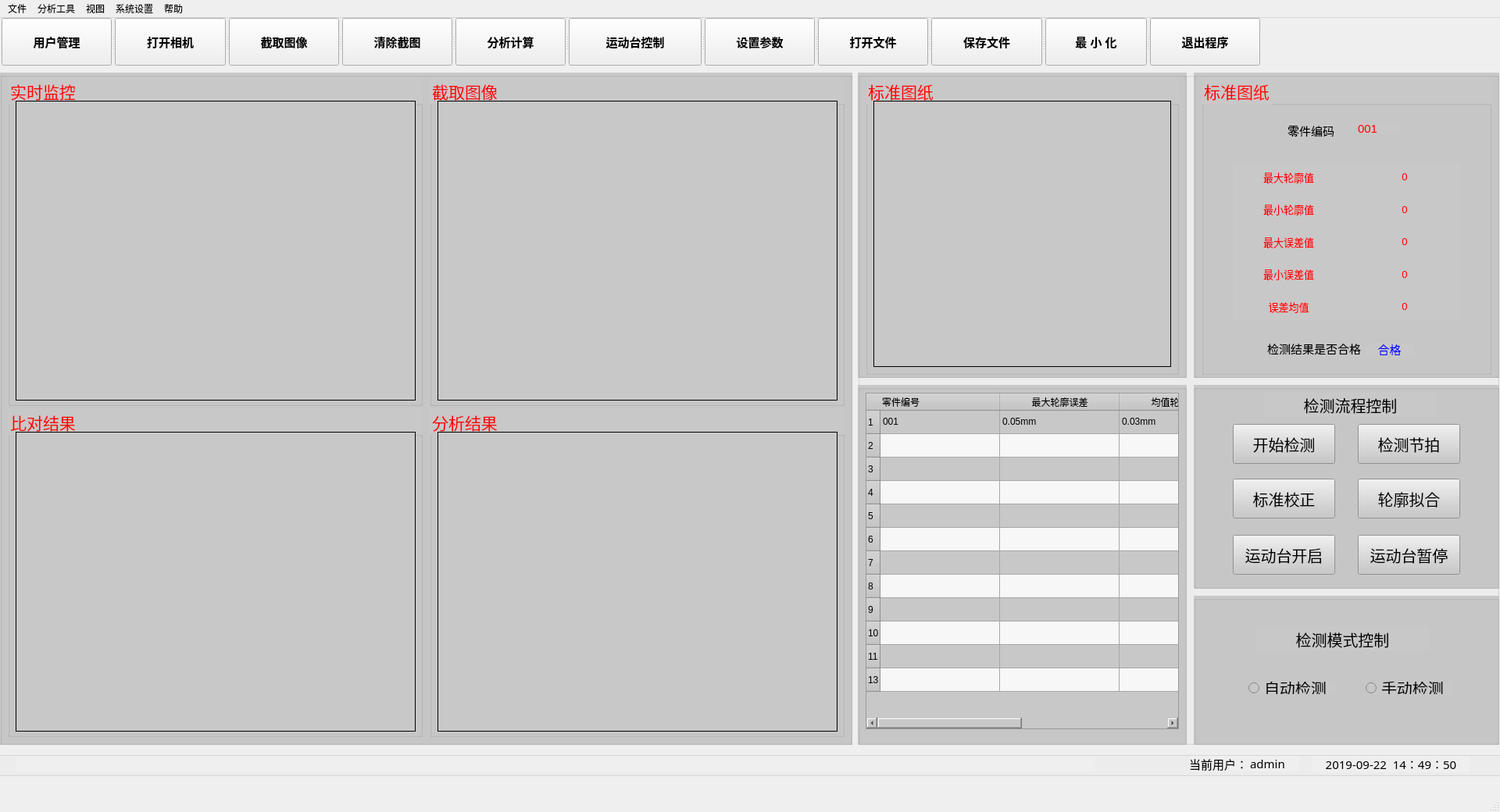
<?xml version="1.0" encoding="UTF-8"?>
<ui version="4.0">
 <class>MainWindow</class>
 <widget class="QMainWindow" name="MainWindow">
  <property name="geometry">
   <rect>
    <x>0</x>
    <y>0</y>
    <width>1920</width>
    <height>1040</height>
   </rect>
  </property>
  <property name="windowTitle">
   <string>砂轮零件几何参数视觉检测系统</string>
  </property>
  <property name="windowIcon">
   <iconset resource="ui_detection_qrc.qrc">
    <normaloff>:/my_pic/pic_data/icon/tubiao.jpg</normaloff>:/my_pic/pic_data/icon/tubiao.jpg</iconset>
  </property>
  <widget class="QWidget" name="centralwidget">
   <widget class="QGroupBox" name="groupBox">
    <property name="geometry">
     <rect>
      <x>0</x>
      <y>70</y>
      <width>1091</width>
      <height>861</height>
     </rect>
    </property>
    <property name="focusPolicy">
     <enum>Qt::NoFocus</enum>
    </property>
    <property name="styleSheet">
     <string notr="true">background-color: rgb(200, 200, 200);</string>
    </property>
    <property name="title">
     <string/>
    </property>
    <property name="alignment">
     <set>Qt::AlignLeading|Qt::AlignLeft|Qt::AlignVCenter</set>
    </property>
    <property name="flat">
     <bool>false</bool>
    </property>
    <widget class="QGroupBox" name="groupBox_7">
     <property name="geometry">
      <rect>
       <x>10</x>
       <y>430</y>
       <width>531</width>
       <height>421</height>
      </rect>
     </property>
     <property name="font">
      <font>
       <family>Adobe 黑体 Std R</family>
       <pointsize>16</pointsize>
       <weight>50</weight>
       <italic>false</italic>
       <bold>false</bold>
       <underline>false</underline>
       <strikeout>false</strikeout>
       <stylestrategy>PreferDefault</stylestrategy>
       <kerning>false</kerning>
      </font>
     </property>
     <property name="styleSheet">
      <string notr="true">color: rgb(255, 0, 0);</string>
     </property>
     <property name="title">
      <string>比对结果</string>
     </property>
     <property name="flat">
      <bool>false</bool>
     </property>
     <property name="checkable">
      <bool>false</bool>
     </property>
     <widget class="QLabel" name="label_3">
      <property name="geometry">
       <rect>
        <x>10</x>
        <y>30</y>
        <width>512</width>
        <height>384</height>
       </rect>
      </property>
      <property name="contextMenuPolicy">
       <enum>Qt::DefaultContextMenu</enum>
      </property>
      <property name="styleSheet">
       <string notr="true">color: rgb(0, 0, 0);</string>
      </property>
      <property name="frameShape">
       <enum>QFrame::Box</enum>
      </property>
      <property name="frameShadow">
       <enum>QFrame::Plain</enum>
      </property>
      <property name="midLineWidth">
       <number>0</number>
      </property>
      <property name="text">
       <string/>
      </property>
      <property name="textFormat">
       <enum>Qt::AutoText</enum>
      </property>
     </widget>
    </widget>
    <widget class="QGroupBox" name="groupBox_8">
     <property name="geometry">
      <rect>
       <x>550</x>
       <y>430</y>
       <width>531</width>
       <height>421</height>
      </rect>
     </property>
     <property name="font">
      <font>
       <family>Adobe 黑体 Std R</family>
       <pointsize>16</pointsize>
       <weight>50</weight>
       <italic>false</italic>
       <bold>false</bold>
       <underline>false</underline>
       <strikeout>false</strikeout>
       <stylestrategy>PreferDefault</stylestrategy>
       <kerning>false</kerning>
      </font>
     </property>
     <property name="styleSheet">
      <string notr="true">color: rgb(255, 0, 0);</string>
     </property>
     <property name="title">
      <string>分析结果</string>
     </property>
     <property name="flat">
      <bool>false</bool>
     </property>
     <property name="checkable">
      <bool>false</bool>
     </property>
     <widget class="QLabel" name="label_4">
      <property name="geometry">
       <rect>
        <x>10</x>
        <y>30</y>
        <width>512</width>
        <height>384</height>
       </rect>
      </property>
      <property name="font">
       <font>
        <pointsize>9</pointsize>
       </font>
      </property>
      <property name="contextMenuPolicy">
       <enum>Qt::DefaultContextMenu</enum>
      </property>
      <property name="styleSheet">
       <string notr="true">color: rgb(0, 0, 0);</string>
      </property>
      <property name="frameShape">
       <enum>QFrame::Box</enum>
      </property>
      <property name="frameShadow">
       <enum>QFrame::Plain</enum>
      </property>
      <property name="midLineWidth">
       <number>0</number>
      </property>
      <property name="text">
       <string/>
      </property>
      <property name="textFormat">
       <enum>Qt::AutoText</enum>
      </property>
     </widget>
    </widget>
    <widget class="QGroupBox" name="groupBox_9">
     <property name="geometry">
      <rect>
       <x>10</x>
       <y>6</y>
       <width>531</width>
       <height>421</height>
      </rect>
     </property>
     <property name="font">
      <font>
       <family>Adobe 黑体 Std R</family>
       <pointsize>16</pointsize>
       <weight>50</weight>
       <italic>false</italic>
       <bold>false</bold>
       <underline>false</underline>
       <strikeout>false</strikeout>
       <stylestrategy>PreferDefault</stylestrategy>
       <kerning>false</kerning>
      </font>
     </property>
     <property name="mouseTracking">
      <bool>false</bool>
     </property>
     <property name="tabletTracking">
      <bool>false</bool>
     </property>
     <property name="acceptDrops">
      <bool>false</bool>
     </property>
     <property name="autoFillBackground">
      <bool>false</bool>
     </property>
     <property name="styleSheet">
      <string notr="true">color: rgb(255, 0, 0);</string>
     </property>
     <property name="title">
      <string>实时监控</string>
     </property>
     <property name="flat">
      <bool>false</bool>
     </property>
     <property name="checkable">
      <bool>false</bool>
     </property>
     <widget class="QLabel" name="label">
      <property name="geometry">
       <rect>
        <x>10</x>
        <y>30</y>
        <width>512</width>
        <height>384</height>
       </rect>
      </property>
      <property name="font">
       <font>
        <family>微软雅黑</family>
        <pointsize>15</pointsize>
       </font>
      </property>
      <property name="layoutDirection">
       <enum>Qt::LeftToRight</enum>
      </property>
      <property name="styleSheet">
       <string notr="true">color: rgb(0, 0, 0);</string>
      </property>
      <property name="frameShape">
       <enum>QFrame::Box</enum>
      </property>
      <property name="lineWidth">
       <number>1</number>
      </property>
      <property name="text">
       <string/>
      </property>
      <property name="alignment">
       <set>Qt::AlignCenter</set>
      </property>
      <property name="wordWrap">
       <bool>true</bool>
      </property>
     </widget>
    </widget>
    <widget class="QGroupBox" name="groupBox_10">
     <property name="geometry">
      <rect>
       <x>550</x>
       <y>6</y>
       <width>531</width>
       <height>421</height>
      </rect>
     </property>
     <property name="font">
      <font>
       <family>Adobe 黑体 Std R</family>
       <pointsize>16</pointsize>
       <weight>50</weight>
       <italic>false</italic>
       <bold>false</bold>
       <underline>false</underline>
       <strikeout>false</strikeout>
       <stylestrategy>PreferDefault</stylestrategy>
       <kerning>false</kerning>
      </font>
     </property>
     <property name="styleSheet">
      <string notr="true">color: rgb(255, 0, 0);</string>
     </property>
     <property name="title">
      <string>截取图像</string>
     </property>
     <property name="flat">
      <bool>false</bool>
     </property>
     <property name="checkable">
      <bool>false</bool>
     </property>
     <widget class="QLabel" name="label_2">
      <property name="geometry">
       <rect>
        <x>10</x>
        <y>30</y>
        <width>512</width>
        <height>384</height>
       </rect>
      </property>
      <property name="styleSheet">
       <string notr="true">color: rgb(0, 0, 0);</string>
      </property>
      <property name="frameShape">
       <enum>QFrame::Box</enum>
      </property>
      <property name="text">
       <string/>
      </property>
     </widget>
    </widget>
   </widget>
   <widget class="QSplitter" name="splitter">
    <property name="geometry">
     <rect>
      <x>2</x>
      <y>0</y>
      <width>1611</width>
      <height>61</height>
     </rect>
    </property>
    <property name="orientation">
     <enum>Qt::Horizontal</enum>
    </property>
    <widget class="QToolButton" name="toolButton_5">
     <property name="font">
      <font>
       <pointsize>11</pointsize>
       <weight>75</weight>
       <bold>true</bold>
      </font>
     </property>
     <property name="contextMenuPolicy">
      <enum>Qt::DefaultContextMenu</enum>
     </property>
     <property name="autoFillBackground">
      <bool>false</bool>
     </property>
     <property name="text">
      <string>用户管理</string>
     </property>
     <property name="icon">
      <iconset resource="ui_detection_qrc.qrc">
       <normaloff>:/my_pic/pic_data/icon/用户.png</normaloff>:/my_pic/pic_data/icon/用户.png</iconset>
     </property>
     <property name="iconSize">
      <size>
       <width>48</width>
       <height>36</height>
      </size>
     </property>
     <property name="popupMode">
      <enum>QToolButton::DelayedPopup</enum>
     </property>
     <property name="toolButtonStyle">
      <enum>Qt::ToolButtonTextUnderIcon</enum>
     </property>
    </widget>
    <widget class="QToolButton" name="toolButton">
     <property name="font">
      <font>
       <pointsize>11</pointsize>
       <weight>75</weight>
       <bold>true</bold>
      </font>
     </property>
     <property name="contextMenuPolicy">
      <enum>Qt::DefaultContextMenu</enum>
     </property>
     <property name="autoFillBackground">
      <bool>false</bool>
     </property>
     <property name="text">
      <string>打开相机</string>
     </property>
     <property name="icon">
      <iconset resource="ui_detection_qrc.qrc">
       <normaloff>:/my_pic/pic_data/icon/相机 (1).png</normaloff>:/my_pic/pic_data/icon/相机 (1).png</iconset>
     </property>
     <property name="iconSize">
      <size>
       <width>48</width>
       <height>36</height>
      </size>
     </property>
     <property name="popupMode">
      <enum>QToolButton::DelayedPopup</enum>
     </property>
     <property name="toolButtonStyle">
      <enum>Qt::ToolButtonTextUnderIcon</enum>
     </property>
    </widget>
    <widget class="QToolButton" name="toolButton_2">
     <property name="font">
      <font>
       <pointsize>11</pointsize>
       <weight>75</weight>
       <bold>true</bold>
      </font>
     </property>
     <property name="text">
      <string>截取图像</string>
     </property>
     <property name="icon">
      <iconset resource="ui_detection_qrc.qrc">
       <normaloff>:/my_pic/pic_data/icon/iconfont_剪刀.png</normaloff>:/my_pic/pic_data/icon/iconfont_剪刀.png</iconset>
     </property>
     <property name="iconSize">
      <size>
       <width>48</width>
       <height>36</height>
      </size>
     </property>
     <property name="popupMode">
      <enum>QToolButton::DelayedPopup</enum>
     </property>
     <property name="toolButtonStyle">
      <enum>Qt::ToolButtonTextUnderIcon</enum>
     </property>
    </widget>
    <widget class="QToolButton" name="toolButton_8">
     <property name="font">
      <font>
       <pointsize>11</pointsize>
       <weight>75</weight>
       <bold>true</bold>
      </font>
     </property>
     <property name="text">
      <string>清除截图</string>
     </property>
     <property name="icon">
      <iconset resource="ui_detection_qrc.qrc">
       <normaloff>:/my_pic/pic_data/icon/清除.png</normaloff>:/my_pic/pic_data/icon/清除.png</iconset>
     </property>
     <property name="iconSize">
      <size>
       <width>48</width>
       <height>36</height>
      </size>
     </property>
     <property name="popupMode">
      <enum>QToolButton::DelayedPopup</enum>
     </property>
     <property name="toolButtonStyle">
      <enum>Qt::ToolButtonTextUnderIcon</enum>
     </property>
    </widget>
    <widget class="QToolButton" name="toolButton_4">
     <property name="font">
      <font>
       <pointsize>11</pointsize>
       <weight>75</weight>
       <bold>true</bold>
      </font>
     </property>
     <property name="text">
      <string>分析计算</string>
     </property>
     <property name="icon">
      <iconset resource="ui_detection_qrc.qrc">
       <normaloff>:/my_pic/pic_data/icon/分析评比.png</normaloff>:/my_pic/pic_data/icon/分析评比.png</iconset>
     </property>
     <property name="iconSize">
      <size>
       <width>48</width>
       <height>36</height>
      </size>
     </property>
     <property name="popupMode">
      <enum>QToolButton::DelayedPopup</enum>
     </property>
     <property name="toolButtonStyle">
      <enum>Qt::ToolButtonTextUnderIcon</enum>
     </property>
    </widget>
    <widget class="QToolButton" name="toolButton_3">
     <property name="font">
      <font>
       <pointsize>11</pointsize>
       <weight>75</weight>
       <bold>true</bold>
      </font>
     </property>
     <property name="text">
      <string>运动台控制</string>
     </property>
     <property name="icon">
      <iconset resource="ui_detection_qrc.qrc">
       <normaloff>:/my_pic/pic_data/icon/设备.png</normaloff>:/my_pic/pic_data/icon/设备.png</iconset>
     </property>
     <property name="iconSize">
      <size>
       <width>48</width>
       <height>36</height>
      </size>
     </property>
     <property name="popupMode">
      <enum>QToolButton::DelayedPopup</enum>
     </property>
     <property name="toolButtonStyle">
      <enum>Qt::ToolButtonTextUnderIcon</enum>
     </property>
    </widget>
    <widget class="QToolButton" name="toolButton_12">
     <property name="font">
      <font>
       <pointsize>11</pointsize>
       <weight>75</weight>
       <bold>true</bold>
      </font>
     </property>
     <property name="text">
      <string>设置参数</string>
     </property>
     <property name="icon">
      <iconset resource="ui_detection_qrc.qrc">
       <normaloff>:/my_pic/pic_data/icon/设置.png</normaloff>:/my_pic/pic_data/icon/设置.png</iconset>
     </property>
     <property name="iconSize">
      <size>
       <width>48</width>
       <height>36</height>
      </size>
     </property>
     <property name="popupMode">
      <enum>QToolButton::DelayedPopup</enum>
     </property>
     <property name="toolButtonStyle">
      <enum>Qt::ToolButtonTextUnderIcon</enum>
     </property>
    </widget>
    <widget class="QToolButton" name="toolButton_6">
     <property name="font">
      <font>
       <pointsize>11</pointsize>
       <weight>75</weight>
       <bold>true</bold>
      </font>
     </property>
     <property name="contextMenuPolicy">
      <enum>Qt::DefaultContextMenu</enum>
     </property>
     <property name="autoFillBackground">
      <bool>false</bool>
     </property>
     <property name="text">
      <string>打开文件</string>
     </property>
     <property name="icon">
      <iconset resource="ui_detection_qrc.qrc">
       <normaloff>:/my_pic/pic_data/icon/4打开文件 (1).png</normaloff>:/my_pic/pic_data/icon/4打开文件 (1).png</iconset>
     </property>
     <property name="iconSize">
      <size>
       <width>48</width>
       <height>36</height>
      </size>
     </property>
     <property name="popupMode">
      <enum>QToolButton::DelayedPopup</enum>
     </property>
     <property name="toolButtonStyle">
      <enum>Qt::ToolButtonTextUnderIcon</enum>
     </property>
    </widget>
    <widget class="QToolButton" name="toolButton_7">
     <property name="font">
      <font>
       <pointsize>11</pointsize>
       <weight>75</weight>
       <bold>true</bold>
      </font>
     </property>
     <property name="contextMenuPolicy">
      <enum>Qt::DefaultContextMenu</enum>
     </property>
     <property name="autoFillBackground">
      <bool>false</bool>
     </property>
     <property name="text">
      <string>保存文件</string>
     </property>
     <property name="icon">
      <iconset resource="ui_detection_qrc.qrc">
       <normaloff>:/my_pic/pic_data/icon/保存.png</normaloff>:/my_pic/pic_data/icon/保存.png</iconset>
     </property>
     <property name="iconSize">
      <size>
       <width>48</width>
       <height>36</height>
      </size>
     </property>
     <property name="popupMode">
      <enum>QToolButton::DelayedPopup</enum>
     </property>
     <property name="toolButtonStyle">
      <enum>Qt::ToolButtonTextUnderIcon</enum>
     </property>
    </widget>
    <widget class="QToolButton" name="toolButton_10">
     <property name="font">
      <font>
       <pointsize>11</pointsize>
       <weight>75</weight>
       <bold>true</bold>
      </font>
     </property>
     <property name="text">
      <string>最 小 化</string>
     </property>
     <property name="icon">
      <iconset resource="ui_detection_qrc.qrc">
       <normaloff>:/my_pic/pic_data/icon/最小化0.png</normaloff>:/my_pic/pic_data/icon/最小化0.png</iconset>
     </property>
     <property name="iconSize">
      <size>
       <width>48</width>
       <height>36</height>
      </size>
     </property>
     <property name="popupMode">
      <enum>QToolButton::DelayedPopup</enum>
     </property>
     <property name="toolButtonStyle">
      <enum>Qt::ToolButtonTextUnderIcon</enum>
     </property>
    </widget>
    <widget class="QToolButton" name="toolButton_11">
     <property name="font">
      <font>
       <pointsize>11</pointsize>
       <weight>75</weight>
       <bold>true</bold>
      </font>
     </property>
     <property name="text">
      <string>退出程序</string>
     </property>
     <property name="icon">
      <iconset resource="ui_detection_qrc.qrc">
       <normaloff>:/my_pic/pic_data/icon/退出.png</normaloff>:/my_pic/pic_data/icon/退出.png</iconset>
     </property>
     <property name="iconSize">
      <size>
       <width>48</width>
       <height>36</height>
      </size>
     </property>
     <property name="popupMode">
      <enum>QToolButton::DelayedPopup</enum>
     </property>
     <property name="toolButtonStyle">
      <enum>Qt::ToolButtonTextUnderIcon</enum>
     </property>
    </widget>
   </widget>
   <widget class="QGroupBox" name="groupBox_2">
    <property name="enabled">
     <bool>true</bool>
    </property>
    <property name="geometry">
     <rect>
      <x>1098</x>
      <y>70</y>
      <width>821</width>
      <height>861</height>
     </rect>
    </property>
    <property name="title">
     <string/>
    </property>
    <widget class="QGroupBox" name="groupBox_14">
     <property name="geometry">
      <rect>
       <x>0</x>
       <y>0</y>
       <width>421</width>
       <height>391</height>
      </rect>
     </property>
     <property name="styleSheet">
      <string notr="true">background-color: rgb(200, 200, 200);</string>
     </property>
     <property name="title">
      <string/>
     </property>
     <widget class="QGroupBox" name="groupBox_6">
      <property name="geometry">
       <rect>
        <x>10</x>
        <y>6</y>
        <width>401</width>
        <height>381</height>
       </rect>
      </property>
      <property name="font">
       <font>
        <family>Adobe 黑体 Std R</family>
        <pointsize>16</pointsize>
       </font>
      </property>
      <property name="styleSheet">
       <string notr="true">color: rgb(255, 0, 0);</string>
      </property>
      <property name="title">
       <string>标准图纸</string>
      </property>
      <widget class="QLabel" name="label_6">
       <property name="geometry">
        <rect>
         <x>10</x>
         <y>30</y>
         <width>381</width>
         <height>341</height>
        </rect>
       </property>
       <property name="font">
        <font>
         <family>微软雅黑</family>
         <pointsize>15</pointsize>
        </font>
       </property>
       <property name="contextMenuPolicy">
        <enum>Qt::DefaultContextMenu</enum>
       </property>
       <property name="styleSheet">
        <string notr="true">color: rgb(0, 0, 0);</string>
       </property>
       <property name="frameShape">
        <enum>QFrame::Box</enum>
       </property>
       <property name="frameShadow">
        <enum>QFrame::Plain</enum>
       </property>
       <property name="midLineWidth">
        <number>0</number>
       </property>
       <property name="text">
        <string/>
       </property>
       <property name="textFormat">
        <enum>Qt::AutoText</enum>
       </property>
       <property name="alignment">
        <set>Qt::AlignCenter</set>
       </property>
       <property name="wordWrap">
        <bool>true</bool>
       </property>
      </widget>
     </widget>
    </widget>
    <widget class="QGroupBox" name="groupBox_3">
     <property name="geometry">
      <rect>
       <x>0</x>
       <y>400</y>
       <width>421</width>
       <height>461</height>
      </rect>
     </property>
     <property name="styleSheet">
      <string notr="true">background-color: rgb(200, 200, 200);</string>
     </property>
     <property name="title">
      <string/>
     </property>
     <widget class="QTableWidget" name="tableWidget">
      <property name="geometry">
       <rect>
        <x>10</x>
        <y>10</y>
        <width>401</width>
        <height>431</height>
       </rect>
      </property>
      <property name="sizeAdjustPolicy">
       <enum>QAbstractScrollArea::AdjustToContentsOnFirstShow</enum>
      </property>
      <property name="alternatingRowColors">
       <bool>true</bool>
      </property>
      <attribute name="horizontalHeaderDefaultSectionSize">
       <number>153</number>
      </attribute>
      <row>
       <property name="text">
        <string>1</string>
       </property>
      </row>
      <row>
       <property name="text">
        <string>2</string>
       </property>
      </row>
      <row>
       <property name="text">
        <string>3</string>
       </property>
      </row>
      <row>
       <property name="text">
        <string>4</string>
       </property>
      </row>
      <row>
       <property name="text">
        <string>5</string>
       </property>
      </row>
      <row>
       <property name="text">
        <string>6</string>
       </property>
      </row>
      <row>
       <property name="text">
        <string>7</string>
       </property>
      </row>
      <row>
       <property name="text">
        <string>8</string>
       </property>
      </row>
      <row>
       <property name="text">
        <string>9</string>
       </property>
      </row>
      <row>
       <property name="text">
        <string>10</string>
       </property>
      </row>
      <row>
       <property name="text">
        <string>11</string>
       </property>
      </row>
      <row>
       <property name="text">
        <string>13</string>
       </property>
      </row>
      <column>
       <property name="text">
        <string>零件编号</string>
       </property>
       <property name="textAlignment">
        <set>AlignLeading|AlignVCenter</set>
       </property>
      </column>
      <column>
       <property name="text">
        <string>最大轮廓误差</string>
       </property>
      </column>
      <column>
       <property name="text">
        <string>均值轮廓误差</string>
       </property>
      </column>
      <column>
       <property name="text">
        <string>是否合格</string>
       </property>
      </column>
      <item row="0" column="0">
       <property name="text">
        <string>001</string>
       </property>
      </item>
      <item row="0" column="1">
       <property name="text">
        <string>0.05mm</string>
       </property>
      </item>
      <item row="0" column="2">
       <property name="text">
        <string>0.03mm</string>
       </property>
      </item>
      <item row="0" column="3">
       <property name="text">
        <string>合格</string>
       </property>
      </item>
     </widget>
    </widget>
    <widget class="QGroupBox" name="groupBox_4">
     <property name="geometry">
      <rect>
       <x>430</x>
       <y>400</y>
       <width>391</width>
       <height>261</height>
      </rect>
     </property>
     <property name="styleSheet">
      <string notr="true">background-color: rgb(200, 200, 200);</string>
     </property>
     <property name="title">
      <string/>
     </property>
     <widget class="QPushButton" name="pushButton">
      <property name="geometry">
       <rect>
        <x>50</x>
        <y>50</y>
        <width>131</width>
        <height>51</height>
       </rect>
      </property>
      <property name="font">
       <font>
        <pointsize>15</pointsize>
       </font>
      </property>
      <property name="text">
       <string>开始检测</string>
      </property>
     </widget>
     <widget class="QPushButton" name="pushButton_3">
      <property name="geometry">
       <rect>
        <x>50</x>
        <y>120</y>
        <width>131</width>
        <height>51</height>
       </rect>
      </property>
      <property name="font">
       <font>
        <pointsize>15</pointsize>
       </font>
      </property>
      <property name="text">
       <string>标准校正</string>
      </property>
     </widget>
     <widget class="QPushButton" name="pushButton_4">
      <property name="geometry">
       <rect>
        <x>210</x>
        <y>120</y>
        <width>131</width>
        <height>51</height>
       </rect>
      </property>
      <property name="font">
       <font>
        <pointsize>15</pointsize>
       </font>
      </property>
      <property name="text">
       <string>轮廓拟合</string>
      </property>
     </widget>
     <widget class="QLabel" name="label_27">
      <property name="geometry">
       <rect>
        <x>90</x>
        <y>10</y>
        <width>221</width>
        <height>31</height>
       </rect>
      </property>
      <property name="font">
       <font>
        <pointsize>15</pointsize>
       </font>
      </property>
      <property name="text">
       <string>检测流程控制</string>
      </property>
      <property name="alignment">
       <set>Qt::AlignCenter</set>
      </property>
     </widget>
     <widget class="QPushButton" name="pushButton_6">
      <property name="geometry">
       <rect>
        <x>210</x>
        <y>50</y>
        <width>131</width>
        <height>51</height>
       </rect>
      </property>
      <property name="font">
       <font>
        <pointsize>15</pointsize>
       </font>
      </property>
      <property name="text">
       <string>检测节拍</string>
      </property>
     </widget>
     <widget class="QPushButton" name="pushButton_5">
      <property name="geometry">
       <rect>
        <x>50</x>
        <y>192</y>
        <width>131</width>
        <height>51</height>
       </rect>
      </property>
      <property name="font">
       <font>
        <pointsize>15</pointsize>
       </font>
      </property>
      <property name="text">
       <string>运动台开启</string>
      </property>
     </widget>
     <widget class="QPushButton" name="pushButton_8">
      <property name="geometry">
       <rect>
        <x>210</x>
        <y>192</y>
        <width>131</width>
        <height>51</height>
       </rect>
      </property>
      <property name="font">
       <font>
        <pointsize>15</pointsize>
       </font>
      </property>
      <property name="text">
       <string>运动台暂停</string>
      </property>
     </widget>
    </widget>
    <widget class="QGroupBox" name="groupBox_15">
     <property name="geometry">
      <rect>
       <x>430</x>
       <y>0</y>
       <width>391</width>
       <height>391</height>
      </rect>
     </property>
     <property name="font">
      <font>
       <pointsize>11</pointsize>
      </font>
     </property>
     <property name="styleSheet">
      <string notr="true">background-color: rgb(200, 200, 200);</string>
     </property>
     <property name="title">
      <string/>
     </property>
     <widget class="QGroupBox" name="groupBox_12">
      <property name="geometry">
       <rect>
        <x>10</x>
        <y>6</y>
        <width>371</width>
        <height>381</height>
       </rect>
      </property>
      <property name="font">
       <font>
        <family>Adobe 黑体 Std R</family>
        <pointsize>16</pointsize>
       </font>
      </property>
      <property name="styleSheet">
       <string notr="true">color: rgb(255, 0, 0);</string>
      </property>
      <property name="title">
       <string>标准图纸</string>
      </property>
      <widget class="QWidget" name="layoutWidget">
       <property name="geometry">
        <rect>
         <x>40</x>
         <y>110</y>
         <width>291</width>
         <height>201</height>
        </rect>
       </property>
       <layout class="QGridLayout" name="gridLayout">
        <item row="0" column="1">
         <widget class="QLabel" name="label_29">
          <property name="font">
           <font>
            <pointsize>10</pointsize>
           </font>
          </property>
          <property name="text">
           <string>0</string>
          </property>
          <property name="alignment">
           <set>Qt::AlignCenter</set>
          </property>
         </widget>
        </item>
        <item row="2" column="1">
         <widget class="QLabel" name="label_31">
          <property name="font">
           <font>
            <pointsize>10</pointsize>
           </font>
          </property>
          <property name="text">
           <string>0</string>
          </property>
          <property name="alignment">
           <set>Qt::AlignCenter</set>
          </property>
         </widget>
        </item>
        <item row="3" column="0">
         <widget class="QLabel" name="label_25">
          <property name="font">
           <font>
            <pointsize>10</pointsize>
           </font>
          </property>
          <property name="text">
           <string>最小误差值</string>
          </property>
          <property name="alignment">
           <set>Qt::AlignCenter</set>
          </property>
         </widget>
        </item>
        <item row="0" column="0">
         <widget class="QLabel" name="label_22">
          <property name="font">
           <font>
            <pointsize>10</pointsize>
           </font>
          </property>
          <property name="text">
           <string>最大轮廓值</string>
          </property>
          <property name="alignment">
           <set>Qt::AlignCenter</set>
          </property>
         </widget>
        </item>
        <item row="1" column="0">
         <widget class="QLabel" name="label_23">
          <property name="font">
           <font>
            <pointsize>10</pointsize>
           </font>
          </property>
          <property name="text">
           <string>最小轮廓值</string>
          </property>
          <property name="alignment">
           <set>Qt::AlignCenter</set>
          </property>
         </widget>
        </item>
        <item row="2" column="0">
         <widget class="QLabel" name="label_24">
          <property name="font">
           <font>
            <pointsize>10</pointsize>
           </font>
          </property>
          <property name="text">
           <string>最大误差值</string>
          </property>
          <property name="alignment">
           <set>Qt::AlignCenter</set>
          </property>
         </widget>
        </item>
        <item row="4" column="1">
         <widget class="QLabel" name="label_33">
          <property name="font">
           <font>
            <pointsize>10</pointsize>
           </font>
          </property>
          <property name="text">
           <string>0</string>
          </property>
          <property name="alignment">
           <set>Qt::AlignCenter</set>
          </property>
         </widget>
        </item>
        <item row="4" column="0">
         <widget class="QLabel" name="label_26">
          <property name="font">
           <font>
            <pointsize>10</pointsize>
           </font>
          </property>
          <property name="text">
           <string>误差均值</string>
          </property>
          <property name="alignment">
           <set>Qt::AlignCenter</set>
          </property>
         </widget>
        </item>
        <item row="1" column="1">
         <widget class="QLabel" name="label_30">
          <property name="font">
           <font>
            <pointsize>10</pointsize>
           </font>
          </property>
          <property name="text">
           <string>0</string>
          </property>
          <property name="alignment">
           <set>Qt::AlignCenter</set>
          </property>
         </widget>
        </item>
        <item row="3" column="1">
         <widget class="QLabel" name="label_32">
          <property name="font">
           <font>
            <pointsize>10</pointsize>
           </font>
          </property>
          <property name="text">
           <string>0</string>
          </property>
          <property name="alignment">
           <set>Qt::AlignCenter</set>
          </property>
         </widget>
        </item>
       </layout>
      </widget>
      <widget class="QLabel" name="label_19">
       <property name="geometry">
        <rect>
         <x>110</x>
         <y>60</y>
         <width>61</width>
         <height>16</height>
        </rect>
       </property>
       <property name="font">
        <font>
         <pointsize>11</pointsize>
        </font>
       </property>
       <property name="styleSheet">
        <string notr="true">color: rgb(0, 0, 0);</string>
       </property>
       <property name="text">
        <string>零件编码</string>
       </property>
      </widget>
      <widget class="QLabel" name="label_7">
       <property name="geometry">
        <rect>
         <x>200</x>
         <y>60</y>
         <width>54</width>
         <height>12</height>
        </rect>
       </property>
       <property name="font">
        <font>
         <pointsize>11</pointsize>
        </font>
       </property>
       <property name="text">
        <string>001</string>
       </property>
      </widget>
      <widget class="QLabel" name="label_21">
       <property name="geometry">
        <rect>
         <x>84</x>
         <y>339</y>
         <width>121</width>
         <height>16</height>
        </rect>
       </property>
       <property name="font">
        <font>
         <pointsize>11</pointsize>
        </font>
       </property>
       <property name="styleSheet">
        <string notr="true">color: rgb(0, 0, 0);</string>
       </property>
       <property name="text">
        <string>检测结果是否合格</string>
       </property>
      </widget>
      <widget class="QLabel" name="label_34">
       <property name="geometry">
        <rect>
         <x>210</x>
         <y>340</y>
         <width>61</width>
         <height>16</height>
        </rect>
       </property>
       <property name="font">
        <font>
         <pointsize>11</pointsize>
        </font>
       </property>
       <property name="styleSheet">
        <string notr="true">color: rgb(0, 0, 255);</string>
       </property>
       <property name="text">
        <string>合格</string>
       </property>
       <property name="alignment">
        <set>Qt::AlignCenter</set>
       </property>
      </widget>
     </widget>
    </widget>
    <widget class="QGroupBox" name="groupBox_5">
     <property name="geometry">
      <rect>
       <x>430</x>
       <y>670</y>
       <width>391</width>
       <height>191</height>
      </rect>
     </property>
     <property name="styleSheet">
      <string notr="true">background-color: rgb(200, 200, 200);</string>
     </property>
     <property name="title">
      <string/>
     </property>
     <widget class="QLabel" name="label_28">
      <property name="geometry">
       <rect>
        <x>80</x>
        <y>40</y>
        <width>221</width>
        <height>31</height>
       </rect>
      </property>
      <property name="font">
       <font>
        <pointsize>15</pointsize>
       </font>
      </property>
      <property name="text">
       <string>检测模式控制</string>
      </property>
      <property name="alignment">
       <set>Qt::AlignCenter</set>
      </property>
     </widget>
     <widget class="QRadioButton" name="radioButton">
      <property name="geometry">
       <rect>
        <x>70</x>
        <y>110</y>
        <width>111</width>
        <height>16</height>
       </rect>
      </property>
      <property name="font">
       <font>
        <pointsize>15</pointsize>
       </font>
      </property>
      <property name="text">
       <string>自动检测</string>
      </property>
     </widget>
     <widget class="QRadioButton" name="radioButton_2">
      <property name="geometry">
       <rect>
        <x>220</x>
        <y>110</y>
        <width>111</width>
        <height>16</height>
       </rect>
      </property>
      <property name="font">
       <font>
        <pointsize>15</pointsize>
       </font>
      </property>
      <property name="text">
       <string>手动检测</string>
      </property>
     </widget>
    </widget>
   </widget>
   <widget class="QGroupBox" name="groupBox_11">
    <property name="geometry">
     <rect>
      <x>-10</x>
      <y>940</y>
      <width>1941</width>
      <height>31</height>
     </rect>
    </property>
    <property name="font">
     <font>
      <pointsize>11</pointsize>
     </font>
    </property>
    <property name="title">
     <string/>
    </property>
    <widget class="QLabel" name="label_15">
     <property name="geometry">
      <rect>
       <x>1690</x>
       <y>5</y>
       <width>201</width>
       <height>21</height>
      </rect>
     </property>
     <property name="font">
      <font>
       <family>Adobe 黑体 Std R</family>
       <pointsize>11</pointsize>
      </font>
     </property>
     <property name="acceptDrops">
      <bool>false</bool>
     </property>
     <property name="autoFillBackground">
      <bool>true</bool>
     </property>
     <property name="text">
      <string>2019-09-22  14：49：50</string>
     </property>
     <property name="alignment">
      <set>Qt::AlignCenter</set>
     </property>
    </widget>
    <widget class="QLabel" name="label_12">
     <property name="geometry">
      <rect>
       <x>1532</x>
       <y>5</y>
       <width>81</width>
       <height>20</height>
      </rect>
     </property>
     <property name="font">
      <font>
       <family>Adobe 黑体 Std R</family>
       <pointsize>11</pointsize>
      </font>
     </property>
     <property name="autoFillBackground">
      <bool>true</bool>
     </property>
     <property name="text">
      <string>当前用户：</string>
     </property>
    </widget>
    <widget class="QLabel" name="label_13">
     <property name="geometry">
      <rect>
       <x>1610</x>
       <y>5</y>
       <width>63</width>
       <height>20</height>
      </rect>
     </property>
     <property name="font">
      <font>
       <family>Adobe 黑体 Std R</family>
       <pointsize>11</pointsize>
      </font>
     </property>
     <property name="autoFillBackground">
      <bool>true</bool>
     </property>
     <property name="text">
      <string>admin</string>
     </property>
    </widget>
    <widget class="QLabel" name="label_14">
     <property name="geometry">
      <rect>
       <x>30</x>
       <y>6</y>
       <width>1381</width>
       <height>20</height>
      </rect>
     </property>
     <property name="font">
      <font>
       <family>Adobe 黑体 Std R</family>
       <pointsize>11</pointsize>
      </font>
     </property>
     <property name="autoFillBackground">
      <bool>true</bool>
     </property>
     <property name="text">
      <string/>
     </property>
    </widget>
   </widget>
  </widget>
  <widget class="QMenuBar" name="menubar">
   <property name="geometry">
    <rect>
     <x>0</x>
     <y>0</y>
     <width>1920</width>
     <height>23</height>
    </rect>
   </property>
   <widget class="QMenu" name="menu">
    <property name="title">
     <string>文件</string>
    </property>
   </widget>
   <widget class="QMenu" name="menu_2">
    <property name="title">
     <string>分析工具</string>
    </property>
   </widget>
   <widget class="QMenu" name="menu_3">
    <property name="title">
     <string>视图</string>
    </property>
   </widget>
   <widget class="QMenu" name="menu_4">
    <property name="title">
     <string>系统设置</string>
    </property>
   </widget>
   <widget class="QMenu" name="menu_5">
    <property name="title">
     <string>帮助</string>
    </property>
   </widget>
   <addaction name="menu"/>
   <addaction name="menu_2"/>
   <addaction name="menu_3"/>
   <addaction name="menu_4"/>
   <addaction name="menu_5"/>
  </widget>
  <widget class="QStatusBar" name="statusbar"/>
 </widget>
 <resources>
  <include location="ui_detection_qrc.qrc"/>
 </resources>
 <connections/>
</ui>
